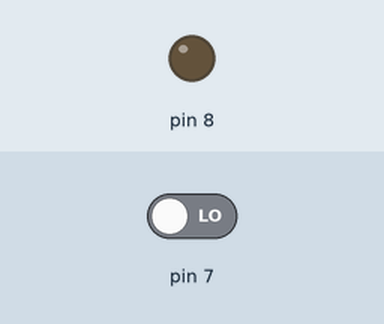
The sketch below on a simulated Arduino Uno, built with avr-gcc and run on an emulated ATmega328P. On the bench: output pins drawn as LEDs (lit = HIGH). The test bench sets the inputs (shaded band); at power-on: pin 7 LOW.

Above: at 1.2 s.
1.3 s: pin 7 driven HIGH
At 2.2 s:
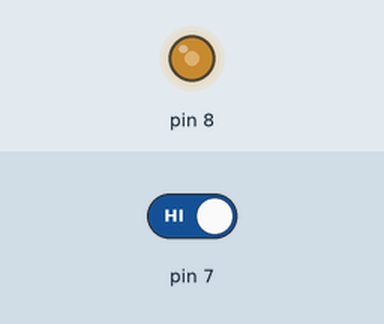
2.8 s: pin 7 driven LOW
At 4.1 s:
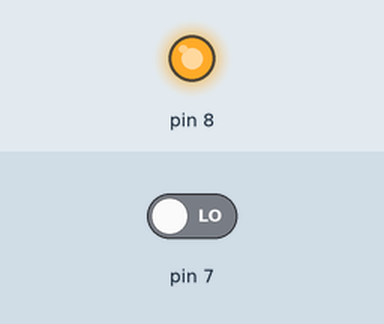
Timing chart, 0 to 5.8 s (numbered marks = the images above; inputs shaded):
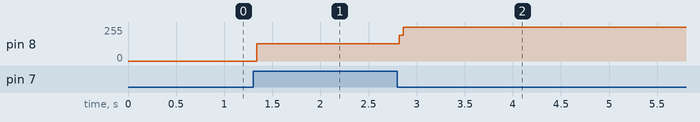

The sketch:

push_button.ino
```cpp
boolean on = false;


void setup() {
  // put your setup code here, to run once:
pinMode(7,INPUT);
pinMode(8,OUTPUT);
}

void loop() {
  // put your main code here, to run repeatedly:
  if (digitalRead(7)== HIGH){
    if(on == true){
      on = false;
    } else{
      on = true;
    }
  }

  if(on == true){
    digitalWrite(8,HIGH);
  }

    if(on == false){
    digitalWrite(8,LOW);
  }

}
```

Measured:
- after the input at 1.3 s, pin 8: 0/255 → 131/255 at once
- after the input at 2.8 s, pin 8: 131/255 → 255/255 at once
